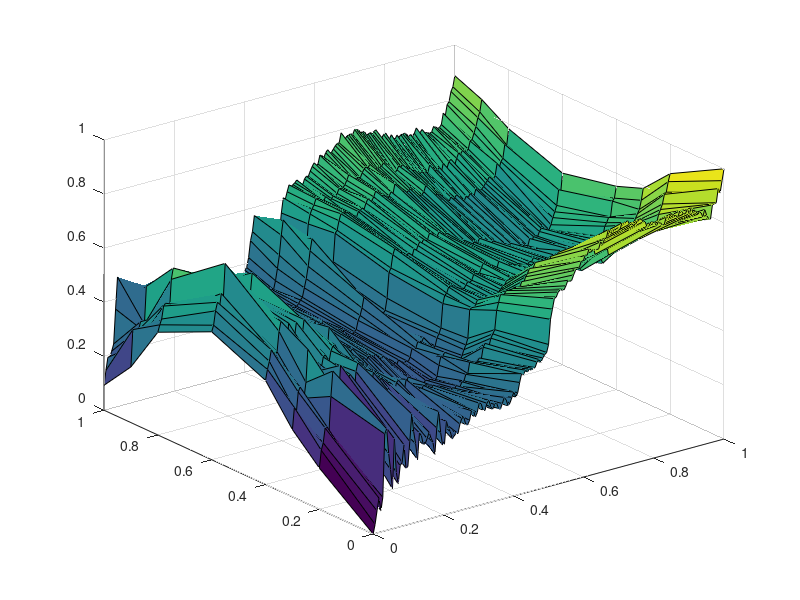

The MATLAB script that drew this image: (Note: this script raises an error after producing the figure.)
clc;
clear;
close all;

load RealData.mat Q_k

Q = Q_k{1};
figure;
surf(Q(:, :, 1), Q(:, :, 2), Q(:, :, 3));

Q_new(1, :) = [75.5, -50.5, 400];
Q_new(2, :) = [45.5, -30.5, 400];
Q_new(3, :) = [45.5, -35.5, 400];
Q_new(4, :) = [45.5, -25.5, 400];
Q_new(5, :) = [0, 0, 300];
W_new(1:5) = 10;

[Q_combined, W] = insertPointsIntoSurfaceGrid(Q, Q_new, ones(size(Q, [1, 2])), W_new);

figure;
surf(Q_combined(:, :, 1), Q_combined(:, :, 2), Q_combined(:, :, 3));
% plot3(Q_combined(:, :, 1), Q_combined(:, :, 2), Q_combined(:, :, 3), '.');

[n, m, U, V, P] = globalSurfaceInterpolation(Q, 3,3);
points = nurbsSurfaceEval(n, U, m, V, 3, 3, P, [190, 50]);
figure;
surf(points(:, :, 1), points(:, :, 2), points(:, :, 3));


n = 100;
m = 4;
[U, V, P] = leastSquaresSurfaceApproximation(Q_combined, 3,3, n, m, W);

points = nurbsSurfaceEval(n, U, m, V, 3, 3, P, [190, 50]);

figure;
surf(points(:, :, 1), points(:, :, 2), points(:, :, 3));
hold on;
plot3(Q_new(:, 1), Q_new(:, 2), Q_new(:, 3), 'r.', MarkerSize=20);

return;
[U, V, P] = leastSquaresSurfaceApproximation(Q, 3,3, n, m, ones(size(Q, [1, 2])));

points = nurbsSurfaceEval(n, U, m, V, 3, 3, P, [190, 50]);

figure;
surf(points(:, :, 1), points(:, :, 2), points(:, :, 3));